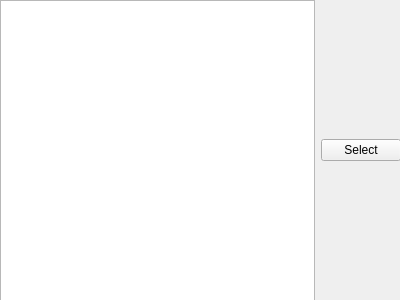
<?xml version="1.0" encoding="UTF-8"?>
<ui version="4.0">
 <class>ChooserPage</class>
 <widget class="QWidget" name="ChooserPage">
  <property name="geometry">
   <rect>
    <x>0</x>
    <y>0</y>
    <width>400</width>
    <height>300</height>
   </rect>
  </property>
  <property name="windowTitle">
   <string>Form</string>
  </property>
  <widget class="QWidget" name="horizontalLayoutWidget">
   <property name="geometry">
    <rect>
     <x>0</x>
     <y>0</y>
     <width>401</width>
     <height>301</height>
    </rect>
   </property>
   <layout class="QHBoxLayout" name="horizontalLayout_2">
    <item>
     <widget class="QListWidget" name="listOfWidgets"/>
    </item>
    <item>
     <widget class="QPushButton" name="buttonSelect">
      <property name="text">
       <string>Select</string>
      </property>
     </widget>
    </item>
    <item>
     <layout class="QVBoxLayout" name="verticalLayout"/>
    </item>
   </layout>
  </widget>
 </widget>
 <resources/>
 <connections/>
</ui>
